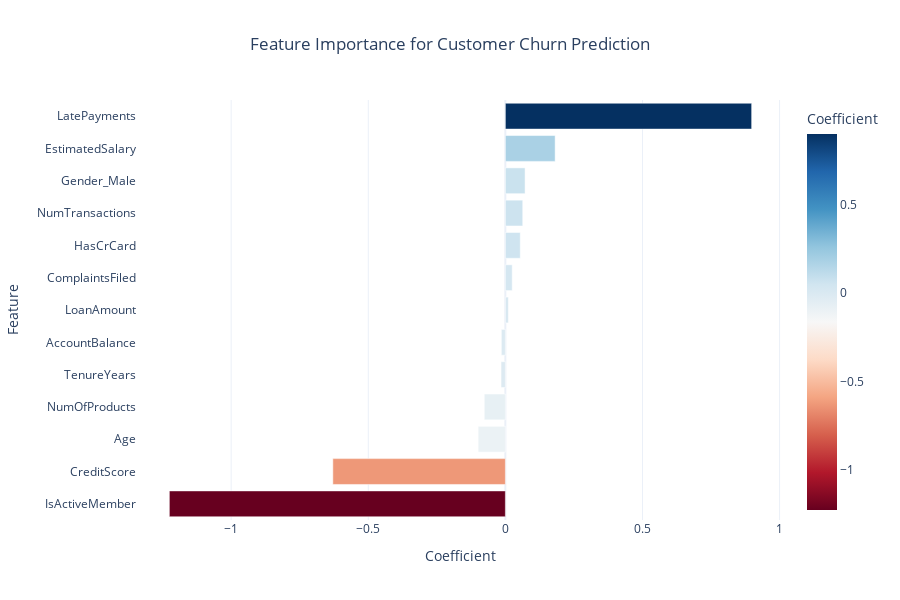

Notebook code for this chart:
### Code cell
import plotly.express as px

# Sort coefficients
coefficients_sorted = coefficients.sort_values(by="Coefficient", ascending=False)

# Create interactive bar chart
fig = px.bar(
    coefficients_sorted,
    x="Coefficient",
    y="Feature",
    orientation="h",
    title="Feature Importance for Customer Churn Prediction",
    color="Coefficient",
    color_continuous_scale="RdBu",
)

# Make the biggest impact feature appear on top
fig.update_layout(
    yaxis=dict(autorange="reversed"),
    title_x=0.5,
    template="plotly_white",
    width=900,
    height=600
)

fig.show()

### Figure 1 — Plotly figure (JSON) as saved in the notebook; plotly's stock layout.template omitted (floating-point values rounded to 4 significant figures)
{"data": [{"hovertemplate": "Coefficient=%{marker.color}<br>Feature=%{y}<extra></extra>", "legendgroup": "", "marker": {"color": [0.8982, 0.1815, 0.07186, 0.06332, 0.05426, 0.02496, 0.01105, -0.01476, -0.0157, -0.07688, -0.09926, -0.6293, -1.225], "coloraxis": "coloraxis", "pattern": {"shape": ""}}, "name": "", "orientation": "h", "showlegend": false, "textposition": "auto", "type": "bar", "x": [0.8982, 0.1815, 0.07186, 0.06332, 0.05426, 0.02496, 0.01105, -0.01476, -0.0157, -0.07688, -0.09926, -0.6293, -1.225], "xaxis": "x", "y": ["LatePayments", "EstimatedSalary", "Gender_Male", "NumTransactions", "HasCrCard", "ComplaintsFiled", "LoanAmount", "AccountBalance", "TenureYears", "NumOfProducts", "Age", "CreditScore", "IsActiveMember"], "yaxis": "y"}], "layout": {"barmode": "relative", "coloraxis": {"colorbar": {"title": {"text": "Coefficient"}}, "colorscale": [[0, "rgb(103,0,31)"], [0.1, "rgb(178,24,43)"], [0.2, "rgb(214,96,77)"], [0.3, "rgb(244,165,130)"], [0.4, "rgb(253,219,199)"], [0.5, "rgb(247,247,247)"], [0.6, "rgb(209,229,240)"], [0.7, "rgb(146,197,222)"], [0.8, "rgb(67,147,195)"], [0.9, "rgb(33,102,172)"], [1, "rgb(5,48,97)"]]}, "height": 600, "legend": {"tracegroupgap": 0}, "title": {"text": "Feature Importance for Customer Churn Prediction", "x": 0.5}, "width": 900, "xaxis": {"anchor": "y", "domain": [0, 1], "title": {"text": "Coefficient"}}, "yaxis": {"anchor": "x", "autorange": "reversed", "domain": [0, 1], "title": {"text": "Feature"}}}}
